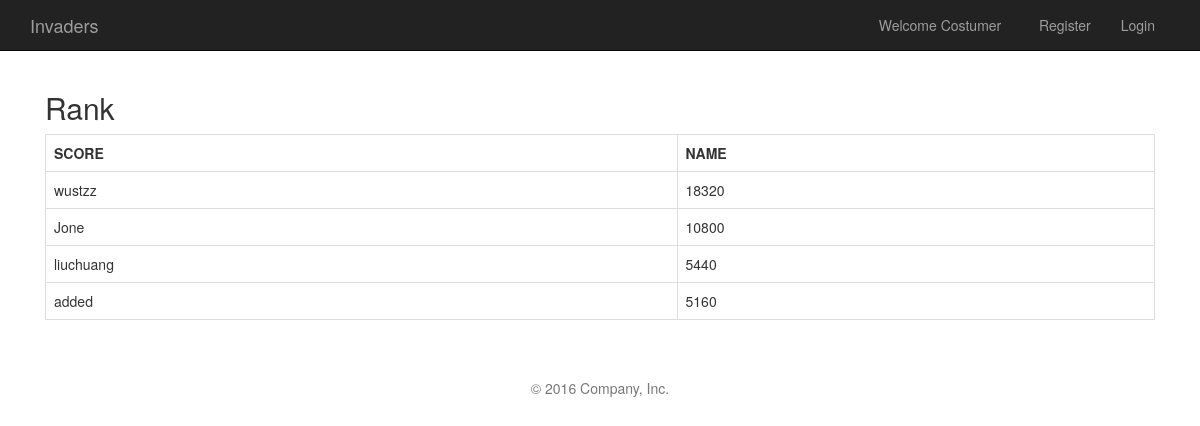
Page /Invaders/ on the earlier database version.
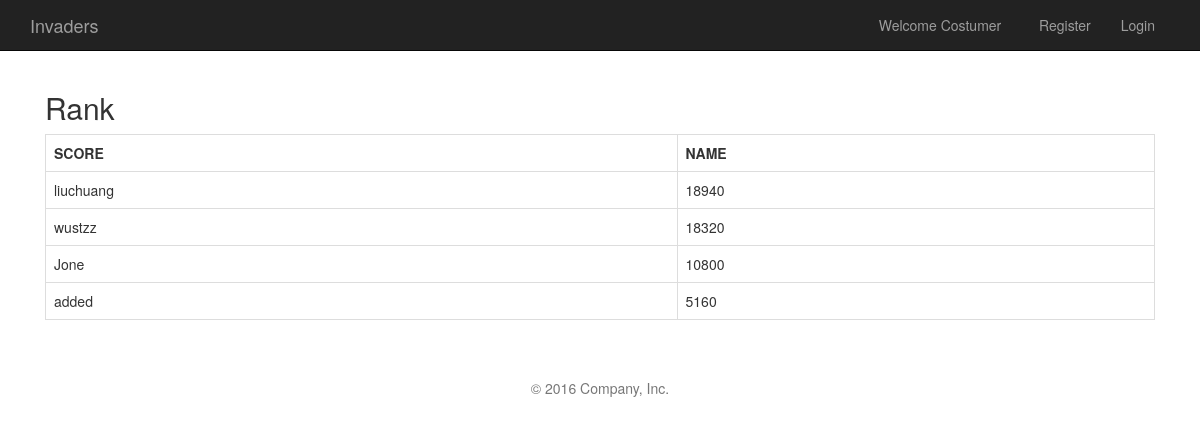
Same page on the later database version.
### Invaders/models.py (models this page shows, shortened)
class User(models.Model):
    username = models.CharField(max_length=30)
    password = models.CharField(max_length=30)
    high_score = models.IntegerField(default=0)
    create_date = models.DateTimeField(auto_now_add=True)

### Invaders/views.py (the view)
def index(request):
    users = User.objects.get_queryset().order_by("-high_score")
    return render(request, 'Invaders/index.html', {'users': users})

### Invaders/templates/Invaders/index.html (shortened to what this page needs)
{% extends "base.html" %}
{% load staticfiles %}
{% block navigation %}
    <div class="container">
        <div class="navbar-header">
            <a class="navbar-brand" href="#">Invaders</a>
        </div>
        <div class="collapse navbar-collapse">
            <ul class="nav navbar-nav pull-right">
                {% if request.session.logged_in_user %}
                    <li><a href="#">Welcome {{ request.session.logged_in_user.username }}</a></li>
                    <li><a href="{% url 'Invaders:do_logout' %}">logout</a></li>
                {% else %}
                    <li><a href="#">Welcome Costumer &nbsp;</a></li>
                    <li><a href="{% url 'Invaders:register' %}">Register</a></li>
                    <li><a href="{% url 'Invaders:login' %}">Login</a></li>
                {% endif %}
            </ul>
        </div>
    </div>
{% endblock %}
{% block body %}
    <div class="container right body">
        {% if request.session.logged_in_user %}
            <div class="col-lg-10 canvas" id="phaser-game">
                <script type="text/javascript" src="{% static "Invaders/lib/phaser.js" %}"></script>
                <script type="text/javascript" src="{% static "Invaders/Alien.js" %}"></script>
                <script type="text/javascript" src="{% static "Invaders/Award.js" %}"></script>
                <script type="text/javascript" src="{% static "Invaders/Bullet.js" %}"></script>
                <script type="text/javascript" src="{% static "Invaders/Player.js" %}"></script>
                <script type="text/javascript" src="{% static "Invaders/Weapon.js" %}"></script>
                <script type="text/javascript" src="{% static "Invaders/index.js" %}"></script>
            </div>
            <div class="col-lg-2 ">
                <h2 class="subhead">Rank</h2>
                <table class="table table-bordered">
                    <tr>
                        <th>SCORE</th>
                        <th>NAME</th>
                    </tr>
                    {% for user in users %}
                        {% if user.high_score > 0 %}
                            <tr>
                                <td>{{ user.username }}</td>
                                <td>{{ user.high_score }}</td>
                            </tr>
                        {% endif %}
                    {% endfor %}
                </table>
            </div>
        {% else %}
            <div class="col-lg-12">
                <h2 class="subhead">Rank</h2>
                <table class="table table-bordered">
                    <tr>
                        <th>SCORE</th>
                        <th>NAME</th>
                    </tr>
                    {% for user in users %}
                        {% if user.high_score > 0 %}
                            <tr>
                                <td>{{ user.username }}</td>
                                <td>{{ user.high_score }}</td>
                            </tr>
                        {% endif %}
                    {% endfor %}
                </table>
            </div>
        {% endif %}
    </div>
{% endblock %}

Differences in the rows shown:
changed User "liuchuang": high_score "5440" → "18940"; moves up the list
